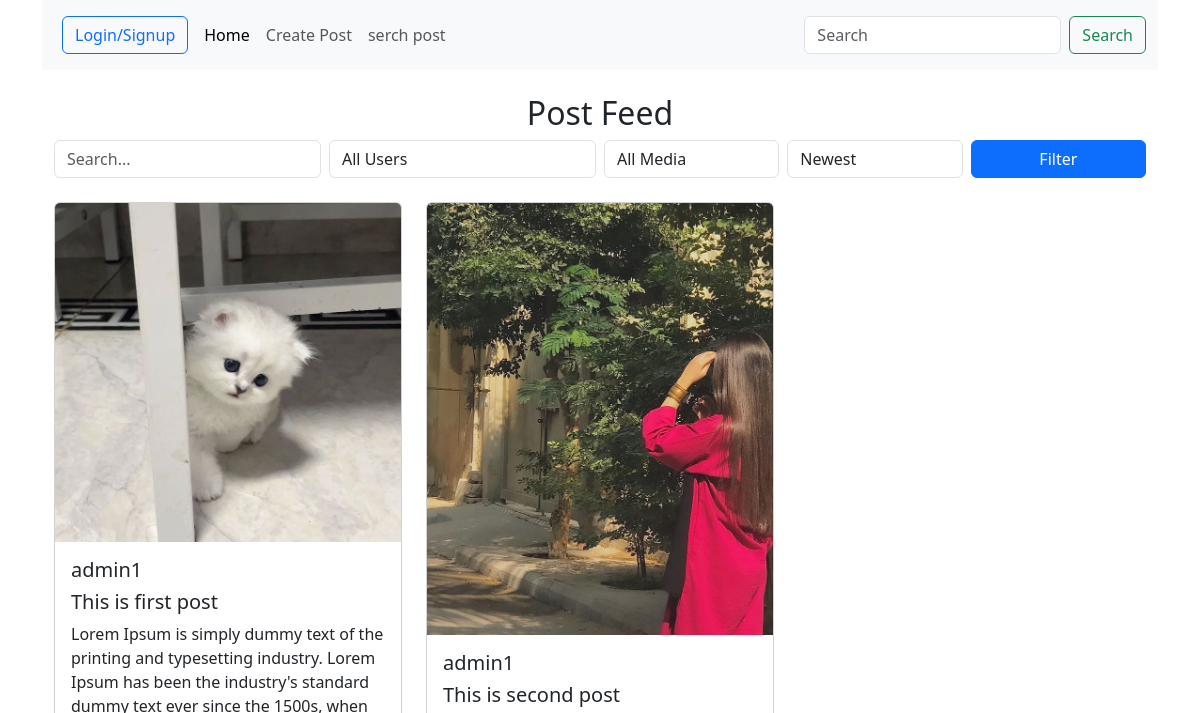
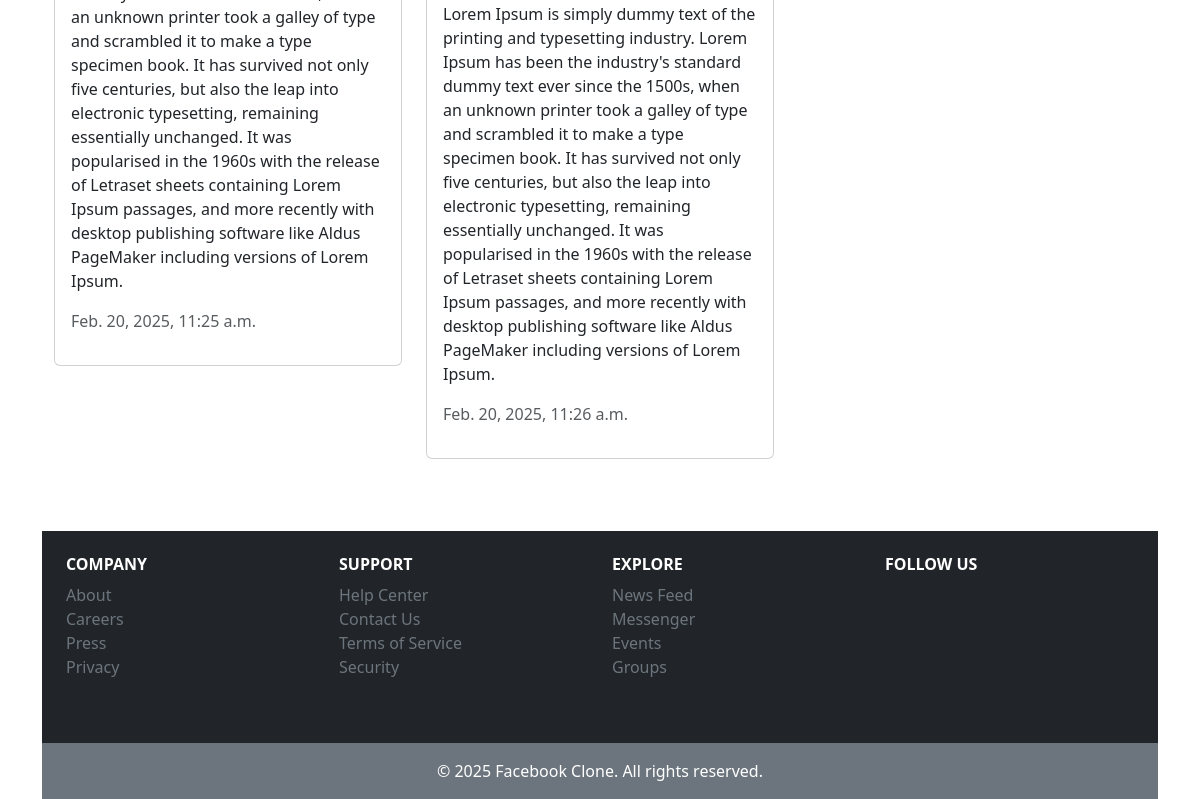
The page /feed/serch/ on the database as committed earlier (2 pictures, top to bottom).
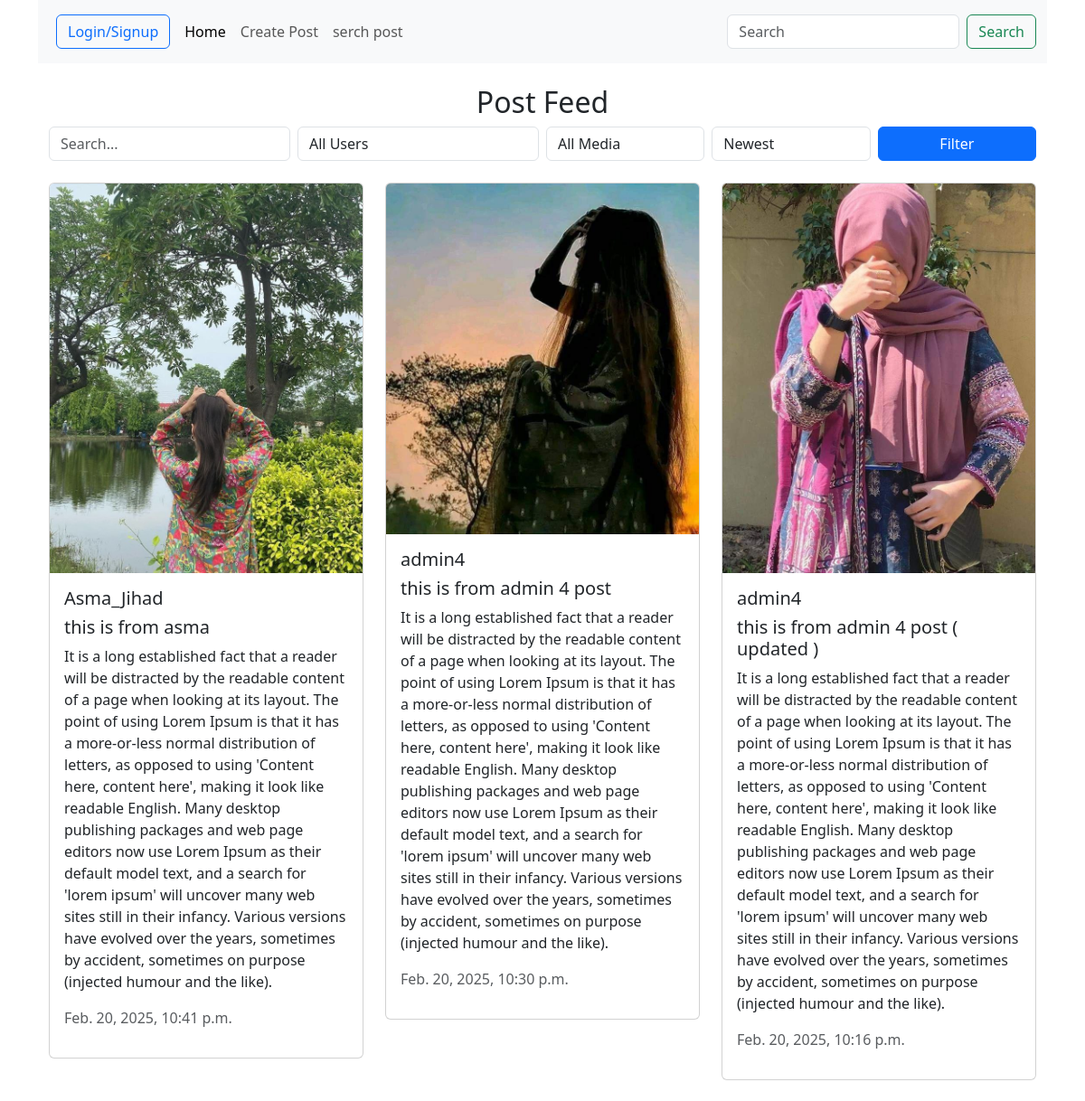
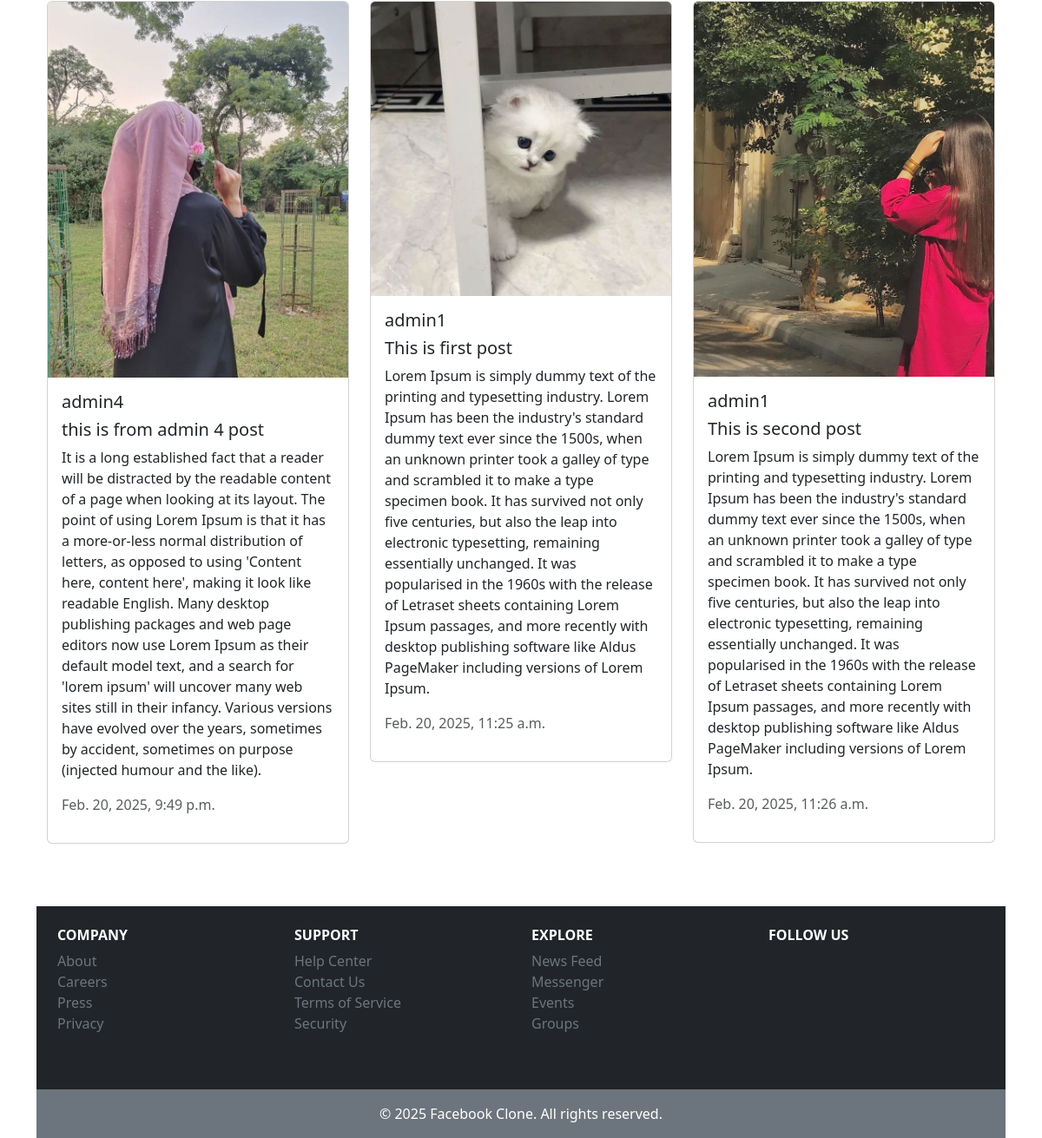
The same page on the database as committed later (2 pictures, top to bottom).
### feed/models.py (models this page shows, shortened)
class Post(models.Model):
    CATAGORY =(
        ('Web Developement', 'Web Development'),
        ('Mathematics', 'Mathematics'),
        ('Science', 'Science'),
        ('English', 'English'),
        ('History', 'History'),
        ('Geography', 'Geography'),
        ('Computer Science', 'Computer Science'),
        ('Arts', 'Arts'),
        ('Business', 'Business'),
        ('Health', 'Health'),
        ('Others', 'Others')
    )
    title= models.CharField(max_length=255)
    text = models.TextField()
    catagory = models.CharField(max_length=100, choices=CATAGORY, null=True)
    img = models.ImageField(upload_to=postfile)
    user = models.ForeignKey(User, on_delete=models.CASCADE)
    created_at = models.DateTimeField(auto_now_add=True)  # FIXED typo
    updated_at = models.DateTimeField(auto_now=True)

### feed/views.py (the view)
# urls.py: path('serch/', views.PostListView.as_view(), name="serch"),
class PostListView(ListView):
    model = models.Post
    template_name = "feed/serch.html"
    context_object_name = "posts"
    ordering = ["-created_at"]
    def get_queryset(self):
        queryset = models.Post.objects.all()
        search_query = self.request.GET.get("q")
        filter_user = self.request.GET.get("user")
        filter_media = self.request.GET.get("media")
        filter_date = self.request.GET.get("date")
        if search_query:
            queryset = queryset.filter(text__icontains=search_query)
        if filter_user:
            queryset = queryset.filter(user__username=filter_user)
        if filter_media == "text":
            queryset = queryset.filter(img__isnull=True)
        elif filter_media == "image":
            queryset = queryset.filter(img__isnull=False)
        if filter_date == "oldest":
            queryset = queryset.order_by("created_at")
        else:
            queryset = queryset.order_by("-created_at")
        return queryset

### feed/templates/feed/serch.html (shortened to what this page needs)
{% extends "base.html" %}
{% block content %}
<div class="container mt-4">
    <h2 class="text-center">Post Feed</h2>
    <form method="GET" class="mb-4">
        <div class="row g-2">
            <div class="col-md-3">
                <input type="text" name="q" class="form-control" placeholder="Search..." value="{{ request.GET.q }}">
            </div>
            <div class="col-md-3">
                <select name="user" class="form-control">
                    <option value="">All Users</option>
                </select>
            </div>
            <div class="col-md-2">
                <select name="media" class="form-control">
                    <option value="">All Media</option>
                </select>
            </div>
            <div class="col-md-2">
                <select name="date" class="form-control">
                    <option value="latest" {% if request.GET.date == "latest" %}selected{% endif %}>Newest</option>
                </select>
            </div>
            <div class="col-md-2">
                <button type="submit" class="btn btn-primary w-100">Filter</button>
            </div>
        </div>
    </form>
    <div class="row">
        {% for post in posts %}
        <div class="col-md-4 col-sm-6 mb-4">
            <div class="card">
                {% if post.img %}
                <img src="{{ post.img.url }}" class="card-img-top" alt="Post Image">
                {% endif %}
                <div class="card-body">
                    <h5 class="card-title">{{ post.user.username }}</h5>
                    <h5 class="card-title">{{ post.title }}</h5>
                    <p class="card-text">{{ post.text }}</p>
                    <p class="text-muted">{{ post.updated_at }}</p>
                </div>
            </div>
        </div>
        {% empty %}
        <p class="text-center">No posts found.</p>
        {% endfor %}
    </div>
</div>
{% endblock %}

### templates/base.html (shortened to what this page needs)
{% load static %}
<!DOCTYPE html>
<html lang="en">
  <head>
    <link rel="stylesheet" href="{% static 'css/bootstrap.css' %}" />
    <link rel="stylesheet" href="{% static 'css/style.css' %}"/>
  </head>
  <body class="container">
    {% include "components/nav.html" %} {% include "components/message.html" %}
    {% block content %} {% endblock %}
    {% include "components/footer.html" %}
  </body>
</html>

### templates/components/nav.html (shortened to what this page needs)
<nav class="navbar navbar-expand-lg bg-body-tertiary">
  <div class="container-fluid">
    <div class="hstack gap-3 p-2">
      {% if request.user.is_authenticated %}
        <a href="{% url "profil" %}" class='text-decoration-none text-dark'>My Profile</a>
        <a class="btn btn-outline-danger" href="{% url 'logout' %}">logout</a>
      {% else %}
        <a class="btn btn-outline-primary" href="{% url 'login' %}">Login/Signup</a>
      {% endif %}
    </div>
    <div class="collapse navbar-collapse" id="navbarSupportedContent">
      <ul class="navbar-nav me-auto mb-2 mb-lg-0">
        <li class="nav-item">
          <a class="nav-link active" aria-current="page" href="{% url 'home' %}">Home</a>
        </li>
        <li class="nav-item">
          <a class="nav-link" href="{% url 'postcreate' %}">Create Post</a>
        </li>
        <li class="nav-item">
          <a class="nav-link" href="{% url 'serch' %}">serch post</a>
        </li>
      </ul>
      <form class="d-flex" role="search">
        <input class="form-control me-2" type="search" placeholder="Search" aria-label="Search" />
        <button class="btn btn-outline-success" type="submit">Search</button>
      </form>
    </div>
  </div>
</nav>

### templates/components/footer.html (shortened to what this page needs)
<footer class="bg-dark text-center text-lg-start mt-5">
    <div class="container p-4">
        <div class="row">
            <div class="col-lg-3 col-md-6 mb-4">
                <h6 class="text-uppercase text-white fw-bold">Company</h6>
                <ul class="list-unstyled">
                    <li><a href="#" class="text-secondary text-decoration-none">About</a></li>
                    <li><a href="#" class="text-secondary text-decoration-none">Careers</a></li>
                    <li><a href="#" class="text-secondary text-decoration-none">Press</a></li>
                    <li><a href="#" class="text-secondary text-decoration-none">Privacy</a></li>
                </ul>
            </div>
            <div class="col-lg-3 col-md-6 mb-4">
                <h6 class="text-uppercase text-white fw-bold">Support</h6>
                <ul class="list-unstyled">
                    <li><a href="#" class="text-secondary text-decoration-none">Help Center</a></li>
                    <li><a href="#" class="text-secondary text-decoration-none">Contact Us</a></li>
                    <li><a href="#" class="text-secondary text-decoration-none">Terms of Service</a></li>
                    <li><a href="#" class="text-secondary text-decoration-none">Security</a></li>
                </ul>
            </div>
            <div class="col-lg-3 col-md-6 mb-4">
                <h6 class="text-uppercase text-white fw-bold">Explore</h6>
                <ul class="list-unstyled">
                    <li><a href="#" class="text-secondary text-decoration-none">News Feed</a></li>
                    <li><a href="#" class="text-secondary text-decoration-none">Messenger</a></li>
                    <li><a href="#" class="text-secondary text-decoration-none">Events</a></li>
                    <li><a href="#" class="text-secondary text-decoration-none">Groups</a></li>
                </ul>
            </div>
            <div class="col-lg-3 col-md-6 mb-4">
                <h6 class="text-uppercase text-white fw-bold">Follow Us</h6>
                <ul class="list-unstyled d-flex justify-content-center justify-content-lg-start">
                    <li><a href="#" class="me-3 text-secondary text-decoration-none"></a></li>
                    <li><a href="#" class="me-3 text-secondary text-decoration-none"></a></li>
                    <li><a href="#" class="me-3 text-secondary text-decoration-none"></a></li>
                </ul>
            </div>
        </div>
    </div>
    <div class="text-center p-3 bg-secondary text-white">
        © 2025 Facebook Clone. All rights reserved.
    </div>
</footer>

Rows that differ between the two databases and show on the page:
added Post: img (picture), user.username "Asma_Jihad", title "this is from asma", text "It is a long established fact that a reader will be distracted by the readable content of a page when looking at its layout. The point of using Lorem Ipsum is that it has a more-or-less normal distribution of letters, as opposed to using 'Content here, content here', making it look like readable English. Many desktop publishing packages and web page editors now use Lorem Ipsum as their default model text, and a search for 'lorem ipsum' will uncover many web sites still in their infancy. Various versions have evolved over the years, sometimes by accident, sometimes on purpose (injected humour and the like).", updated_at "Feb. 20, 2025, 10:41 p.m."
added Post: img (picture), user.username "admin4", title "this is from admin 4 post", text "It is a long established fact that a reader will be distracted by the readable content of a page when looking at its layout. The point of using Lorem Ipsum is that it has a more-or-less normal distribution of letters, as opposed to using 'Content here, content here', making it look like readable English. Many desktop publishing packages and web page editors now use Lorem Ipsum as their default model text, and a search for 'lorem ipsum' will uncover many web sites still in their infancy. Various versions have evolved over the years, sometimes by accident, sometimes on purpose (injected humour and the like).", updated_at "Feb. 20, 2025, 10:30 p.m."
added Post: img (picture), user.username "admin4", title "this is from admin 4 post ( updated )", text "It is a long established fact that a reader will be distracted by the readable content of a page when looking at its layout. The point of using Lorem Ipsum is that it has a more-or-less normal distribution of letters, as opposed to using 'Content here, content here', making it look like readable English. Many desktop publishing packages and web page editors now use Lorem Ipsum as their default model text, and a search for 'lorem ipsum' will uncover many web sites still in their infancy. Various versions have evolved over the years, sometimes by accident, sometimes on purpose (injected humour and the like).", updated_at "Feb. 20, 2025, 10:16 p.m."
added Post: img (picture), user.username "admin4", title "this is from admin 4 post", text "It is a long established fact that a reader will be distracted by the readable content of a page when looking at its layout. The point of using Lorem Ipsum is that it has a more-or-less normal distribution of letters, as opposed to using 'Content here, content here', making it look like readable English. Many desktop publishing packages and web page editors now use Lorem Ipsum as their default model text, and a search for 'lorem ipsum' will uncover many web sites still in their infancy. Various versions have evolved over the years, sometimes by accident, sometimes on purpose (injected humour and the like).", updated_at "Feb. 20, 2025, 9:49 p.m."
